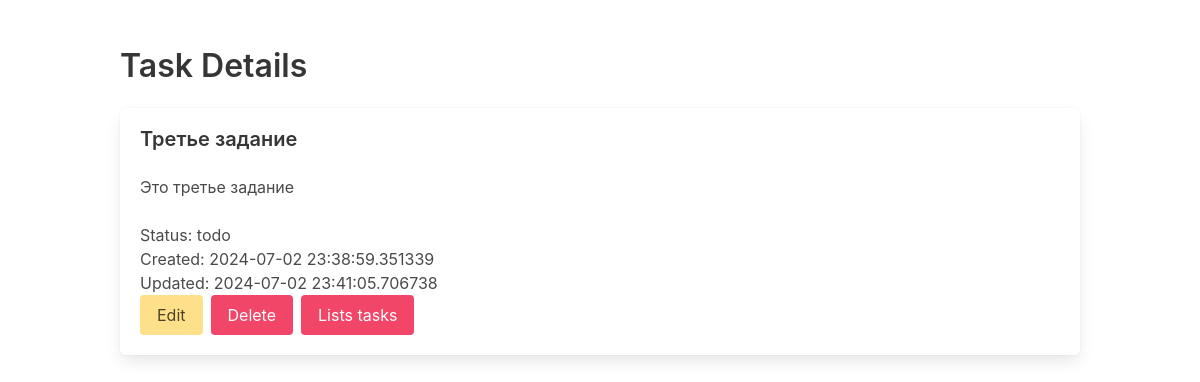
The app's page /tasks/3 with its own data.
### schemas/task.py (models this page shows)
class TaskDB(Base):
    __tablename__ = "tasks"
    id = Column(Integer, primary_key=True, index=True)
    title = Column(String, index=True)
    description = Column(Text)
    assigned_to = Column(String, index=True)
    due_date = Column(DateTime)
    status = Column(String, default='Open')
    created_at = Column(DateTime, default=datetime.now)
    updated_at = Column(DateTime, default=datetime.now, onupdate=datetime.now)

### routers/task_web_router.py (the view)
@task_web_router.get("/{task_id}", response_class=HTMLResponse)
async def read_task(request: Request, task_id: int, db: Session = Depends(get_db)):
    db_task = db.query(TaskDB).filter(TaskDB.id == task_id).first()
    if db_task is None:
        raise HTTPException(status_code=404, detail="Task not found")
    return templates.TemplateResponse("task_detail.html", {"request": request, "task": db_task})

### templates/task_detail.html
{% extends "base.html" %}
{% block content %}
<h1 class="title">Task Details</h1>
<div class="box">
    <h5 class="title is-5">{{ task.title }}</h5>
    <p class="content">{{ task.description }}</p>
    <p>Status: {{ task.status }}</p>
    <p>Created: {{ task.created_at }}</p>
    <p>Updated: {{ task.updated_at }}</p>
    <div class="buttons">
        <a href="/tasks/{{ task.id }}/edit" class="button is-warning">Edit</a>
        <a href="/tasks/{{ task.id }}/delete" class="button is-danger">Delete</a>
        <a href="/tasks/" class="button is-danger">Lists tasks</a>
    </div>
</div>
{% endblock %}

### records on screen
TaskDB: title "Третье задание", description "Это третье задание", status "todo", created_at "2024-07-02 23:38:59.351339", updated_at "2024-07-02 23:41:05.706738"
